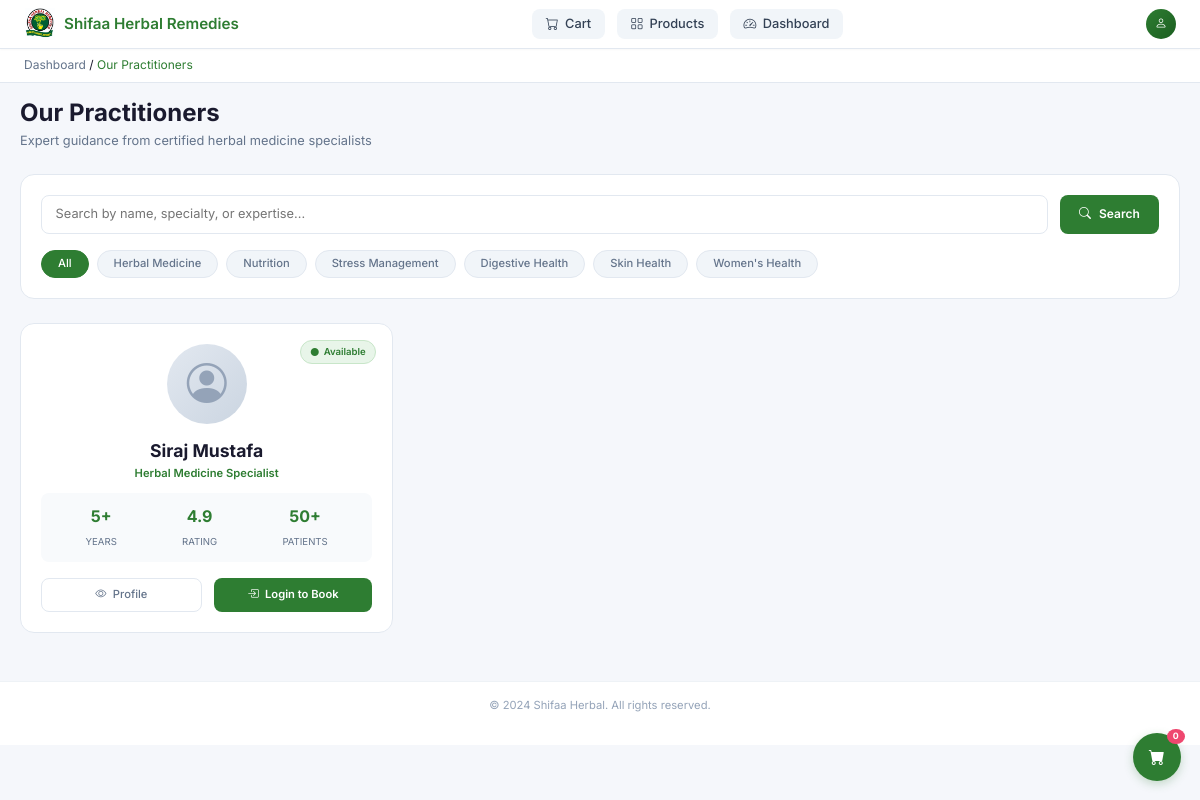
The page /practitioners on the database as committed earlier.
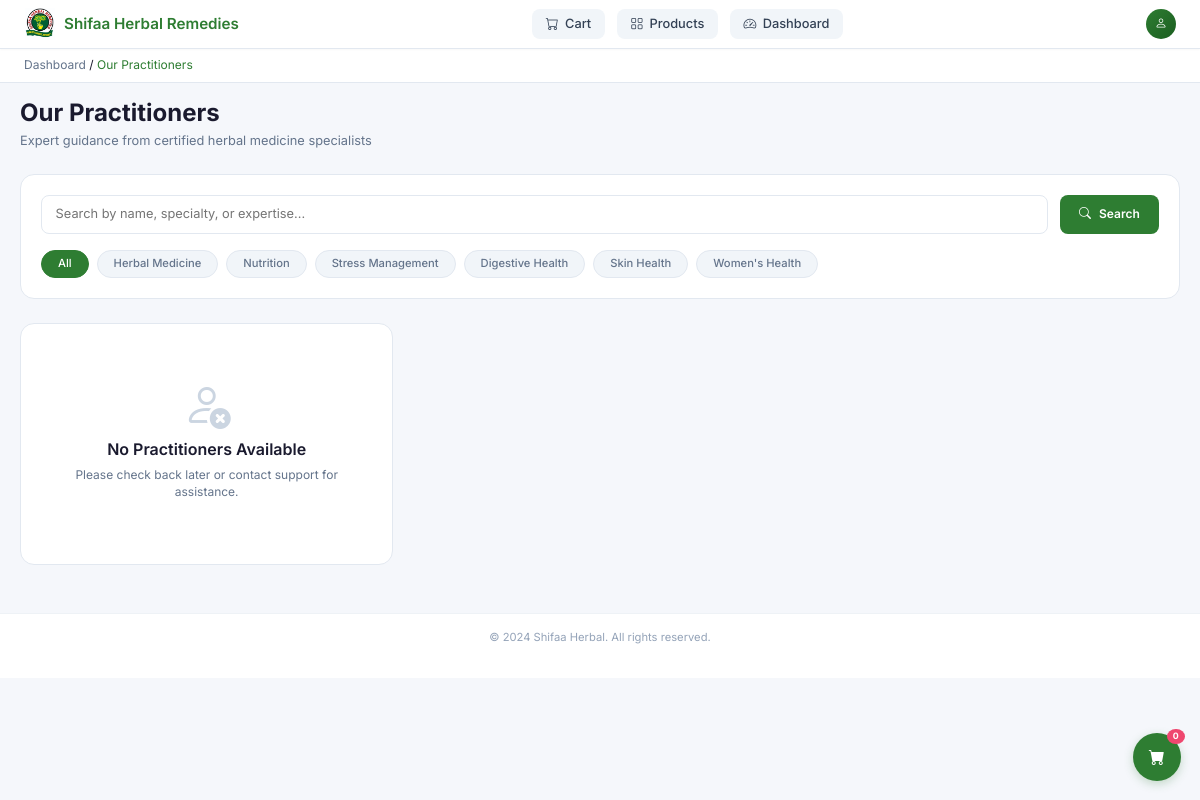
The same page on the database as committed later.
### models.py (models this page shows, shortened)
class Practitioner(db.Model):
    __tablename__ = 'practitioner'
    id = db.Column(db.Integer, primary_key=True)
    name = db.Column(db.String(100), nullable=False, index=True)  # Added index
    title = db.Column(db.String(100))
    bio = db.Column(db.Text)
    specialties = db.Column(db.String(200), index=True)  # Added index
    image_url = db.Column(db.String(500))
    email = db.Column(db.String(120), unique=True, index=True)  # Added index
    phone = db.Column(db.String(20))
    is_active = db.Column(db.Boolean, default=True, index=True)  # Added index
    created_at = db.Column(db.DateTime, default=datetime.utcnow)
    updated_at = db.Column(db.DateTime, default=datetime.utcnow, onupdate=datetime.utcnow)
    appointments = db.relationship('Appointment', backref='practitioner', lazy='dynamic')
    questions = db.relationship('Question', backref='practitioner', lazy='dynamic')

### app.py (the view)
    @app.route("/practitioners")
    def practitioners():
        from models import Practitioner
        page = request.args.get('page', 1, type=int)
        paginated_practitioners = (
            Practitioner.query
            .filter_by(is_active=True)
            .order_by(Practitioner.name)
            .paginate(page=page, per_page=app.config["PRODUCTS_PER_PAGE"], error_out=False)
        )
        return render_template("user/practitioners.html",
                             practitioners=paginated_practitioners.items,
                             pagination=paginated_practitioners)

### templates/user/practitioners.html (shortened to what the changed rows need)
<!DOCTYPE html>
<html lang="en">
<head>
    <link href="https://cdn.jsdelivr.net/npm/bootstrap@5.3.0-alpha1/dist/css/bootstrap.min.css" rel="stylesheet">
    <link href="https://cdn.jsdelivr.net/npm/bootstrap-icons@1.8.1/font/bootstrap-icons.css" rel="stylesheet">
</head>
<body>
    <div class="main-container">
        <div class="page-header">
            <h1>Our Practitioners</h1>
        </div>
        <div class="practitioners-grid" id="practitionersGrid">
            {% for practitioner in practitioners %}
            <div class="practitioner-card" data-specialties="{{ practitioner.specialties|lower if practitioner.specialties else '' }}" data-name="{{ practitioner.name|lower }}" data-title="{{ practitioner.title|lower if practitioner.title else '' }}" data-bio="{{ practitioner.bio|lower if practitioner.bio else '' }}">
                <div class="card-header">
                    <div class="availability-badge {% if practitioner.is_active %}available{% else %}unavailable{% endif %}">
                        <i class="bi bi-circle-fill"></i>
                        {% if practitioner.is_active %}Available{% else %}Unavailable{% endif %}
                    </div>
                    <div class="practitioner-image">
                        {% if practitioner.image_url %}
                        <img src="{{ practitioner.image_url }}" alt="{{ practitioner.name }}">
                        {% else %}
                        <i class="bi bi-person-circle"></i>
                        {% endif %}
                    </div>
                </div>
                <div class="practitioner-info">
                    <h3 class="practitioner-name">{{ practitioner.name }}</h3>
                    <p class="practitioner-title">{{ practitioner.title or 'Herbal Medicine Specialist' }}</p>
                    <div class="practitioner-stats">
                        <div class="stat-item">
                            <span class="stat-value">{{ practitioner.experience_years or '5+' }}</span>
                            <span class="stat-label">Years</span>
                        </div>
                        <div class="stat-item">
                            <span class="stat-value">{{ practitioner.rating or '4.9' }}</span>
                            <span class="stat-label">Rating</span>
                        </div>
                        <div class="stat-item">
                            <span class="stat-value">{{ practitioner.patients_count or '50+' }}</span>
                            <span class="stat-label">Patients</span>
                        </div>
                    </div>
                    <div class="card-actions">
                        <a href="{{ url_for('practitioner_detail', practitioner_id=practitioner.id) }}" class="btn-view">
                            <i class="bi bi-eye"></i> Profile
                        </a>
                        {% if current_user.is_authenticated %}
                            {% if practitioner.is_active %}
                            <a href="{{ url_for('book_appointment', practitioner_id=practitioner.id) }}" class="btn-book">
                                <i class="bi bi-calendar-check"></i> Book
                            </a>
                            {% else %}
                            <button class="btn-book disabled" disabled>
                                <i class="bi bi-calendar-x"></i> Unavailable
                            </button>
                            {% endif %}
                        {% else %}
                        <a href="{{ url_for('login') }}" class="btn-book">
                            <i class="bi bi-box-arrow-in-right"></i> Login to Book
                        </a>
                        {% endif %}
                    </div>
                </div>
            </div>
            {% else %}
            <div class="empty-state">
                <i class="bi bi-person-x"></i>
                <h3>No Practitioners Available</h3>
                <p>Please check back later or contact support for assistance.</p>
            </div>
            {% endfor %}
        </div>
    </div>
</body>
</html>

Rows that differ between the two databases and show on the page:
no longer on this page (row edited): Practitioner: is_active "Available", name "Siraj Mustafa", title "Herbal Medicine Specialist", experience_years "5+", rating "4.9", patients_count "50+"
Other text that changed with them:
text now shown: "No Practitioners Available Please check back later or contact support for assistance."
